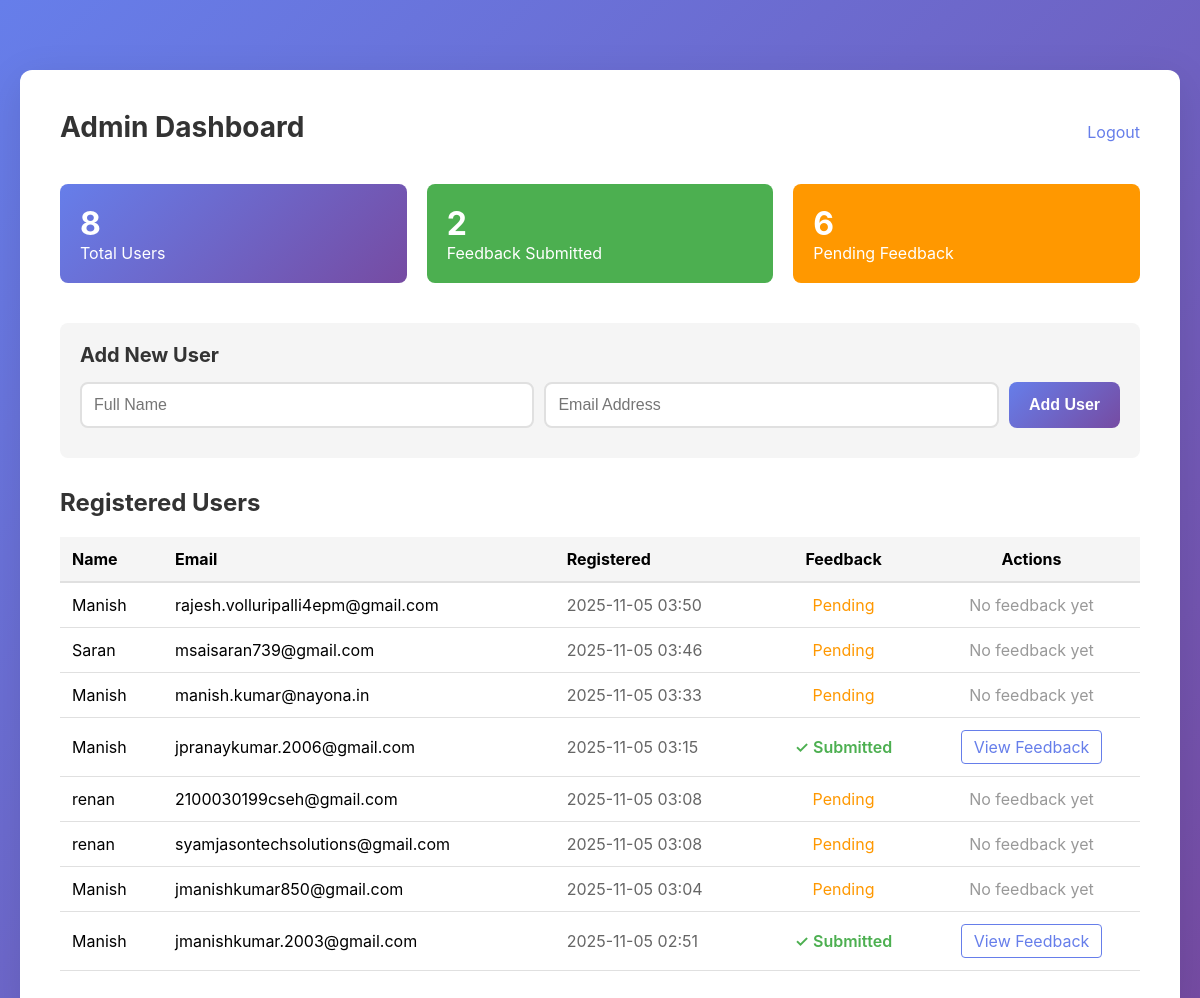
The app's page /admin/dashboard (signed in) with its own data.
### app.py (models this page shows, shortened)
class User(db.Model):
    id = db.Column(db.Integer, primary_key=True)
    name = db.Column(db.String(100), nullable=False)
    email = db.Column(db.String(120), unique=True, nullable=False)
    registration_token = db.Column(db.String(100), unique=True, nullable=False)
    registered_at = db.Column(db.DateTime, default=datetime.utcnow)
    feedback_submitted = db.Column(db.Boolean, default=False)
    feedback_submitted_at = db.Column(db.DateTime, nullable=True)

### app.py (the view)
@app.route('/admin/dashboard')
def admin_dashboard():
    if not session.get('admin_logged_in'):
        return redirect(url_for('admin_login'))
    total_users = User.query.count()
    users_with_feedback = User.query.filter_by(feedback_submitted=True).count()
    users_without_feedback = total_users - users_with_feedback
    users = User.query.order_by(User.registered_at.desc()).all()
    return render_template('admin_dashboard.html',
                         total_users=total_users,
                         users_with_feedback=users_with_feedback,
                         users_without_feedback=users_without_feedback,
                         users=users)

### templates/admin_dashboard.html (shortened to what this page needs)
{% extends "base.html" %}
{% block content %}
<div style="display: flex; justify-content: space-between; align-items: center; margin-bottom: 30px;">
    <h1>Admin Dashboard</h1>
    <a href="{{ url_for('admin_logout') }}" style="color: #667eea; text-decoration: none;">Logout</a>
</div>
<div style="display: grid; grid-template-columns: repeat(auto-fit, minmax(200px, 1fr)); gap: 20px; margin-bottom: 40px;">
    <div style="background: linear-gradient(135deg, #667eea 0%, #764ba2 100%); color: white; padding: 20px; border-radius: 8px;">
        <div style="font-size: 32px; font-weight: bold;">{{ total_users }}</div>
        <div>Total Users</div>
    </div>
    <div style="background: #4CAF50; color: white; padding: 20px; border-radius: 8px;">
        <div style="font-size: 32px; font-weight: bold;">{{ users_with_feedback }}</div>
        <div>Feedback Submitted</div>
    </div>
    <div style="background: #ff9800; color: white; padding: 20px; border-radius: 8px;">
        <div style="font-size: 32px; font-weight: bold;">{{ users_without_feedback }}</div>
        <div>Pending Feedback</div>
    </div>
</div>
<div style="background: #f5f5f5; padding: 20px; border-radius: 8px; margin-bottom: 30px;">
    <h2 style="margin-bottom: 15px; font-size: 20px;">Add New User</h2>
    <form id="addUserForm" style="display: grid; grid-template-columns: 1fr 1fr auto; gap: 10px;">
        <input type="text" id="userName" name="name" placeholder="Full Name" required>
        <input type="email" id="userEmail" name="email" placeholder="Email Address" required>
        <button type="submit" class="btn" style="width: auto; padding: 12px 20px;">Add User</button>
    </form>
</div>
<h2 style="margin-bottom: 20px;">Registered Users</h2>
<div style="overflow-x: auto;">
    <table style="width: 100%; border-collapse: collapse;">
        <thead>
            <tr style="background: #f5f5f5; border-bottom: 2px solid #e0e0e0;">
                <th style="padding: 12px; text-align: left;">Name</th>
                <th style="padding: 12px; text-align: left;">Email</th>
                <th style="padding: 12px; text-align: left;">Registered</th>
                <th style="padding: 12px; text-align: center;">Feedback</th>
                <th style="padding: 12px; text-align: center;">Actions</th>
            </tr>
        </thead>
        <tbody>
            {% for user in users %}
            <tr style="border-bottom: 1px solid #e0e0e0;">
                <td style="padding: 12px;">{{ user.name }}</td>
                <td style="padding: 12px;">{{ user.email }}</td>
                <td style="padding: 12px; color: #666;">{{ user.registered_at.strftime('%Y-%m-%d %H:%M') }}</td>
                <td style="padding: 12px; text-align: center;">
                    {% if user.feedback_submitted %}
                        <span style="color: #4CAF50; font-weight: 600;">✓ Submitted</span>
                    {% else %}
                        <span style="color: #ff9800;">Pending</span>
                    {% endif %}
                </td>
                <td style="padding: 12px; text-align: center;">
                    {% if user.feedback_submitted %}
                        <a href="{{ url_for('view_user_feedback', user_id=user.id) }}" style="color: #667eea; text-decoration: none; padding: 6px 12px; border: 1px solid #667eea; border-radius: 4px; display: inline-block;">View Feedback</a>
                    {% else %}
                        <span style="color: #999;">No feedback yet</span>
                    {% endif %}
                </td>
            </tr>
            {% endfor %}
        </tbody>
    </table>
</div>
{% endblock %}

### templates/base.html (shortened to what this page needs)
<!DOCTYPE html>
<html lang="en">
<head>
</head>
<body>
    <div class="container">
        {% block content %}{% endblock %}
    </div>
</body>
</html>

### templates/base.html (style rules this page uses)
* { margin: 0; padding: 0; box-sizing: border-box; }
body { font-family: -apple-system, BlinkMacSystemFont, 'Segoe UI', Roboto, Oxygen, Ubuntu, Cantarell, sans-serif; background: linear-gradient(135deg, #667eea 0%, #764ba2 100%); min-height: 100vh; padding: 20px; }
.container { max-width: 600px; margin: 0 auto; background: white; border-radius: 12px; box-shadow: 0 10px 40px rgba(0,0,0,0.1); padding: 40px; margin-top: 50px; }
h1 { color: #333; margin-bottom: 10px; font-size: 28px; }
h2 { color: #333; margin-bottom: 20px; font-size: 24px; }
input[type="text"], input[type="email"], input[type="password"], textarea, select { width: 100%; padding: 12px; border: 2px solid #e0e0e0; border-radius: 8px; font-size: 16px; transition: border-color 0.3s; }
.btn { background: linear-gradient(135deg, #667eea 0%, #764ba2 100%); color: white; padding: 12px 30px; border: none; border-radius: 8px; font-size: 16px; font-weight: 600; cursor: pointer; transition: transform 0.2s, box-shadow 0.2s; width: 100%; }

### templates/admin_dashboard.html (style rules this page uses)
.container { max-width: 1200px; }

### records on screen
User: name "Manish", email "rajesh.volluripalli4epm@gmail.com", registered_at "2025-11-05 03:50", feedback_submitted "Pending"
User: name "Saran", email "msaisaran739@gmail.com", registered_at "2025-11-05 03:46", feedback_submitted "Pending"
User: name "Manish", email "manish.kumar@nayona.in", registered_at "2025-11-05 03:33", feedback_submitted "Pending"
User: name "Manish", email "jpranaykumar.2006@gmail.com", registered_at "2025-11-05 03:15", feedback_submitted "✓ Submitted"
User: name "renan", email "2100030199cseh@gmail.com", registered_at "2025-11-05 03:08", feedback_submitted "Pending"
User: name "renan", email "syamjasontechsolutions@gmail.com", registered_at "2025-11-05 03:08", feedback_submitted "Pending"
User: name "Manish", email "jmanishkumar850@gmail.com", registered_at "2025-11-05 03:04", feedback_submitted "Pending"
User: name "Manish", email "jmanishkumar.2003@gmail.com", registered_at "2025-11-05 02:51", feedback_submitted "✓ Submitted"

### other values on screen
{{ total_users }} "8"
{{ users_with_feedback }} "2"
{{ users_without_feedback }} "6"
